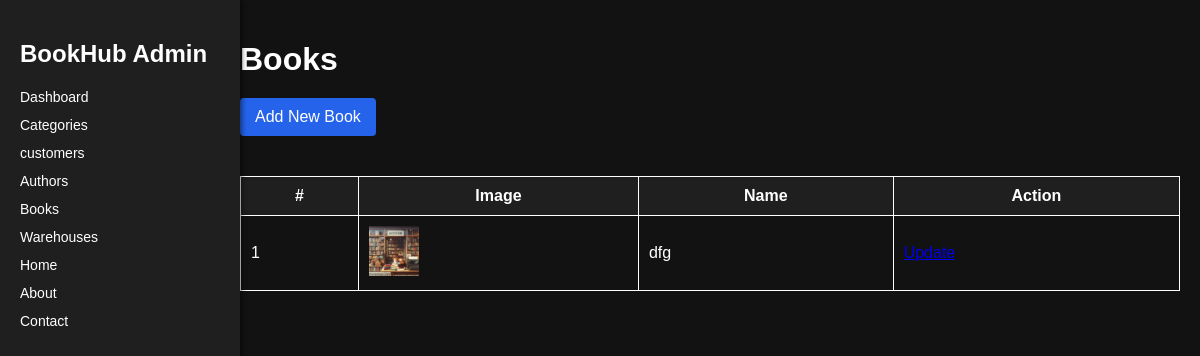
Before: /superadmin/books/ (signed in) with the older database file.
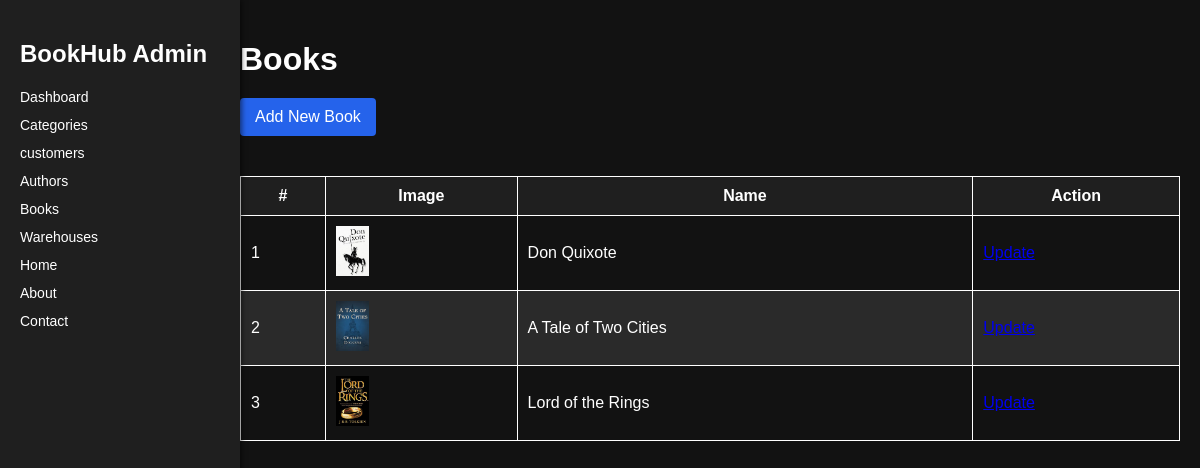
After: the same page with the newer database file.
### adminpanel/models.py (models this page shows, shortened)
class Book(models.Model):
    name = models.CharField(max_length=200)
    category = models.ForeignKey(Category, on_delete=models.CASCADE)
    author = models.ForeignKey(Author, on_delete=models.CASCADE)
    image = models.ImageField(upload_to='books/')
    description = models.TextField()
    price = models.DecimalField(max_digits=10, decimal_places=2)
    unique_id = models.CharField(max_length=50, unique=True)
    warehouses = models.ManyToManyField(Warehouse, related_name='books')  # Relate books to multiple warehouses

### adminpanel/views.py (the view)
# urls.py: path('books/', views.books, name='books'),
@login_required
@superuser_required
def books(request):
    books = Book.objects.all()
    return render(request, 'adminpanel/books.html', {'books': books})

### adminpanel/templates/adminpanel/books.html (shortened to what this page needs)
{% extends 'adminpanel/base.html' %}
{% block content %}
<h1>Books</h1>
<a href="{% url 'adminpanel:add_book' %}" class="add-button">Add New Book</a>
<table>
    <thead>
        <tr>
            <th>#</th>
            <th>Image</th>
            <th>Name</th>
            <th>Action</th>
        </tr>
    </thead>
    <tbody>
        {% for book in books %}
        <tr>
            <td>{{ forloop.counter }}</td>
            <td><img src="{{ book.image.url }}" alt="Book Image" style="height: 50px;"></td>
            <td>{{ book.name }}</td>
            <td>
                <a href="{% url 'adminpanel:update_book' book.id %}">Update</a>
            </td>
        </tr>
        {% endfor %}
    </tbody>
</table>
{% endblock %}

Changed rows visible on the page:
changed Book: image: a different picture; name "dfg" → "Don Quixote"
added Book: image (picture), name "A Tale of Two Cities"
added Book: image (picture), name "Lord of the Rings"
